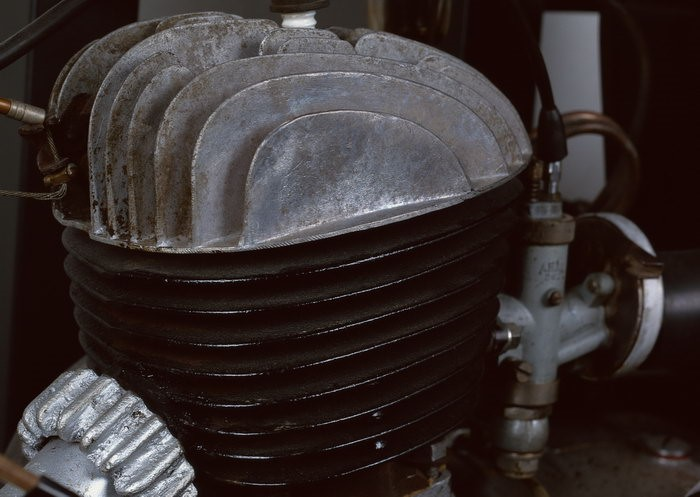
%> input picture rim_pro/rim.jpg, 700 x 497 px
$ octave main.m   (GNU Octave 9; MATLAB toolbox functions it lacks are replaced by stand-ins)
%> lines starting %> are read from the running program, lines starting %| are printed output that depends on the picture; in (x1, y1, x2, y2) boxes, pixels count from 0 and x2, y2 are one past the last pixel; in counts of white or black regions, pixels touching at a corner belong together; the program's own positions count from 1
### rim_pro/region_grow.m
function image = region_grow( Subimage )
%REGION_GROW Summary of this function goes here
%   Detailed explanation goes here

%首先处理第三边缘的左下角部分，区域是x起始110终止150，y在36到39范围内的矩形里面
%对于每个目标点，都寻找他下面一层符合条件的点，类似于深搜的思想
darkestPos = 0;
for ii = 110:1:150
    mingray = 256;
    recpos = 0;
    for jj = 36:1:40%这个区域要寻找的是灰度值最低的点
        %如果是与上一个认为边界的点相连的点并且灰度最小，将其处理
        if Subimage(ii,jj) < mingray
            recpos = jj;
            mingray = Subimage(ii,jj);
        end
    end
    Subimage(ii,recpos) = 30;
end

%同样道理对第三个圆弧的右上边进行处理(28,330)
tempX = 25;%起始坐标是（28,330）
for jj = 325:1:401
    recMax = 0;
    recposX = 0;
     for ii = tempX -1:1:tempX + 2
         if Subimage(ii,jj) > recMax
             recMax = Subimage(ii,jj);
             recposX = ii;
         end
     end
     tempX = recposX;
     Subimage(tempX,jj) = 240;
     Subimage(tempX+1,jj) = 240;
end

image = Subimage;
end

### rim_pro/myDataProc.m
function Edge_image = myDataProc(Edge_image)
%MY Summary of this function goes here
%   Detailed explanation goes here

%将左上角，右上角，右下角的数据除去，因为它们包含着除了三个边缘以外的信息
   %获得行数和列数的平均值
   for ii = 1:1:size(Edge_image,1)%行数
       for jj = 1:1:size(Edge_image,2)%列数

           if(Edge_image(ii,jj)==1)%是白色
               %if((ii + jj < 100) || (ii>100 && jj >=140 && jj <=350)|| (ii>80 && jj >=160 && jj <=220) || (jj - ii > 310) )
               if((ii + jj < 100) || (ii>100 && jj >=140 && jj <=350)|| (ii>80 && jj >=160 && jj <=220) || (ii<=20 && jj >=300)  )
                   Edge_image(ii,jj)=0;
               end
           end

       end
   end
   %plot(boundary(:,2), boundary(:,1), 'r', 'LineWidth', 2)%画出边缘的横纵坐标
   %title('第%d个',k);


end

### rim_pro/main.m
% [59 lines of commented-out code are left out]

clc;
clear;
%读入图像,是一个彩色图像
Image_=imread('rim.jpg');
%> Image_ is the input picture: size 497x700x3 uint8; mean R, G, B 55.9, 46.9, 46

%
%我想的是在预处理的时候加上区域生长的办法，第十章课件60页
%我定义的标准边缘像素的RGB值是（142，137，133）
%
figure(1);
imshow(Image_);
title('原图像');

%Image_ = region_grow(Image_);
%先用直方图均衡化增强一波对比度
Image_(:,:,1) = histeq(Image_(:,:,1), 256);
Image_(:,:,2) = histeq(Image_(:,:,2), 256);
Image_(:,:,3) = histeq(Image_(:,:,3), 256);
%RGB模式转换成YCbCr模式
Image_YCbCr = rgb2ycbcr(Image_);
%> Image_YCbCr: size 497x700x3 uint8; mean of channels 1, 2, 3 127.5, 128, 128.4
%取亮度部分，也就是灰度部分
Image_Y = Image_YCbCr(:,:,1);
Image_Y_R = 255 - Image_Y;
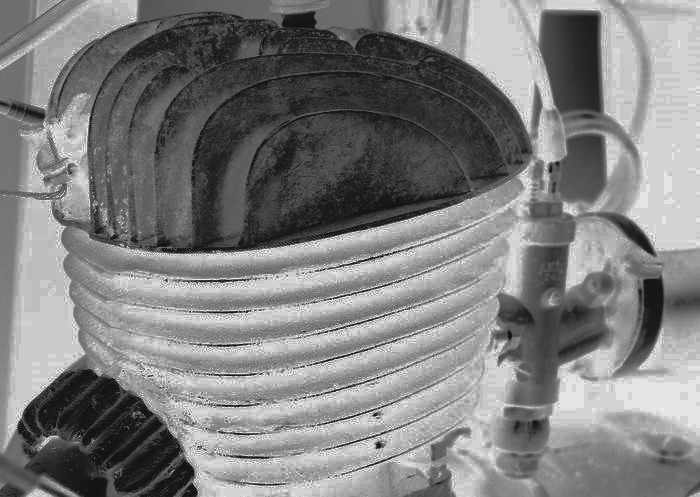
%> Image_Y_R: size 497x700 uint8; min 20, max 239, mean 127.5
figure(2);
imshow(Image_Y_R);
title('直方图均衡化后取出灰度值图像');

%取得了图片的一部分
up = 50;
down = 200;
left = 120;
right = 520;

for ii = up:1:down
    for jj = left:1:right
        Subimage(ii - up + 1, jj - left + 1) = Image_Y_R(ii, jj);
    end
end
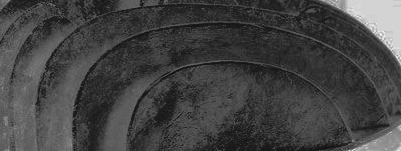
%> Subimage: size 151x401 uint8; min 20, max 239, mean 66.6
figure(3);
imshow(Subimage);
title('截取小图');
%对其做直方图均衡化
Subimage = histeq(Subimage, 256);
figure(4);
imshow(Subimage);
title('直方图均衡化突出对比度');

%
%我真正应该在这里做区域生长,这里改成区域生长就可以了
%
Subimage = region_grow(Subimage);%区域生长，分别处理两个区域
%> after the loop in region_grow, `for ii = 110:1:150`: Subimage: size 151x401 uint8; min 0, max 255, mean 128.5
%> the loop in region_grow, `for jj = 325:1:401` made 77 passes
%> tempX on passes 1 to 12: 26, 26, 26, 27, 27, 28, 28, 29, 30, 30, 30, 31
%> after the loop in region_grow, `for jj = 325:1:401`:
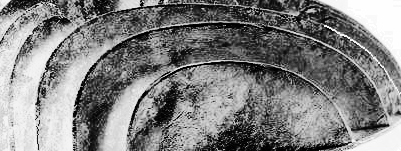
%> Subimage: size 151x401 uint8; min 0, max 255, mean 128.8

figure(13);
imshow(Subimage);
title('区域生长后的图像');

Edge_image = edge(Subimage, 'sobel');
%> Edge_image: size 151x401 logical; 4.3% white in thin lines or dots
figure(5);
imshow(Edge_image);
title('sobel算子边缘检测');

%边缘桥接
Edge_image=bwmorph(Edge_image,'bridge',20);
%> Edge_image: size 151x401 logical; 6.1% white in thin lines or dots
figure(6);
imshow(Edge_image);
title('bridge连接边缘');

%闭操作，使得断裂的边缘联通
se=strel('square',3);
Edge_image = imclose(Edge_image,se);
%> Edge_image: size 151x401 logical; 7.5% white in thin lines or dots
figure(7);
imshow(Edge_image);
title('闭操作，连接断裂边缘');

%移除掉马刺的像素
Edge_image=bwmorph(Edge_image,'spur');
%> Edge_image: size 151x401 logical; 7.5% white in thin lines or dots
figure(8);
imshow(Edge_image);
title('移除了spur边缘');

%移除掉孤立像素
Edge_image=bwmorph(Edge_image,'clean');
%> Edge_image: size 151x401 logical; 7.3% white in thin lines or dots
figure(9);
imshow(Edge_image);
title('去除掉孤立像素噪点');

%细化，取得图像的骨架
Edge_image = bwmorph(Edge_image,'thin');
%> Edge_image: size 151x401 logical; 4.1% white in thin lines or dots
%去除图像的噪点
Edge_image = bwmorph(Edge_image,'clean',200);
figure(10);
imshow(Edge_image);
title('抽骨架，细化');

[B,L] = bwboundaries(Edge_image,'noholes');%寻找边缘，不包括孔
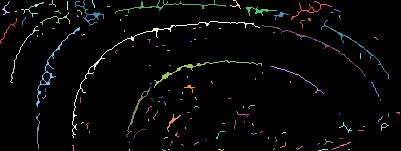
%> L: size 151x401 double; 134 distinct labels, from 0 to 133; one colour per label, 0 black
%> B = 133 boundaries; largest, box (x1, y1, x2, y2) and points: (72, 21, 260, 138) 561, (115, 0, 226, 14) 272, (154, 60, 262, 88) 238, (262, 25, 366, 76) 224, (36, 27, 80, 107) 211
figure(11);
imshow(Edge_image);
%imshow(label2rgb(L, @jet, [.5 .5 .5]))%显示图像
hold on
for k = 1:length(B)
   boundary = B{k}; %每一个都表示一个边缘
   plot(boundary(:,2), boundary(:,1), 'r', 'LineWidth', 1)%画出边缘的横纵坐标
   hold on;
end%整个循环表示的是描边,将所有的描边画出来
%> this loop made 133 passes
%> boundary on passes 4, 7, 10, 12, 16, 23, 26, 28, 30, 33, 34, 35: [12 16; 12 17; 12 16], [42 31; 43 31; 42 31], [36 38; 37 38; 36 38], [34 43; 35 43; 34 43], [29 53; 29 54; 29 55; 29 54; 29 53], [16 78; 17 79; 17 78; 16 78], [124 82; 123 83; 123 84; 123 83; 124 82], [132 90; 133 90; 132 90], [7 108; 7 109; 7 110; 7 109; 7 108], [20 121; 21 121; 20 121], [31 125; 32 125; 31 125], [16 126; 16 127; 16 128; 16 127; 16 126]
title('红线画出边缘');
%> figure, not shown here; its title reads '红线画出边缘'

%再要经过一个数据处理，去掉左上，右上以及中下部分的噪点
Edge_image = myDataProc(Edge_image);
%> after the loop in myDataProc, `for ii = 1:1:size(Edge_image,1)`:
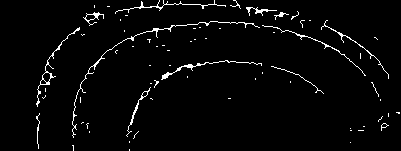
%> Edge_image: size 151x401 logical; 2.9% white in thin lines or dots
%
[B,L] = bwboundaries(Edge_image,'noholes');%寻找边缘，不包括孔
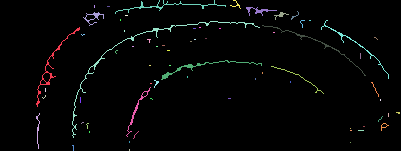
%> L: size 151x401 double; 69 distinct labels, from 0 to 68; one colour per label, 0 black
%> B = 68 boundaries; largest, box (x1, y1, x2, y2) and points: (72, 21, 260, 138) 561, (115, 0, 226, 14) 272, (262, 25, 366, 76) 224, (161, 60, 262, 80) 215, (36, 27, 80, 107) 211
figure(12);
imshow(Edge_image);
%imshow(label2rgb(L, @jet, [.5 .5 .5]))%显示图像
hold on

cnt = 0;%统计数量
for k = 1:length(B)
   boundary = B{k}; %每一个都表示一个边缘
   cnt = cnt + size(boundary,1);
   plot(boundary(:,2), boundary(:,1), 'r', 'LineWidth', 1)%画出边缘的横纵坐标
   hold on;
end%整个循环表示的是描边,将所有的描边画出来
%> this loop made 68 passes
%> (boundary, cnt) on passes 9, 12, 13, 14, 17, 18, 19, 21, 22, 23, 26, 27: ([124 82; 123 83; 123 84; 123 83; 124 82], 895), ([132 90; 133 90; 132 90], 985), ([6 95; 7 95; 8 95; 7 95; 6 95], 990), ([7 108; 7 109; 7 110; 7 109; 7 108], 995), ([20 121; 21 121; 20 121], 1279), ([31 125; 32 125; 31 125], 1282), ([16 126; 16 127; 16 128; 16 127; 16 126], 1287), ([142 130; 143 130; 142 130], 1400), ([150 130; 151 130; 150 130], 1403), ([47 133; 47 134; 47 133], 1406), ([66 150; 66 151; 66 150], 1435), ([84 151; 84 152; 84 151], 1438)
%> cnt on passes 1 to 6: 211, 283, 292, 299, 860, 872
%> after the loop, cnt = 2580
title('去除噪点后画出边缘');
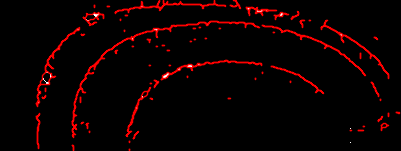
%> figure redrawn from the program's plot data; its title reads '去除噪点后画出边缘'

cnt = round(cnt /2);
%> cnt = 1290
fprintf('上半部分所包含的前三个倒U形叶片的外轮廓的弧长是%d个像素\n',cnt);
%| 上半部分所包含的前三个倒U形叶片的外轮廓的弧长是1290个像素
